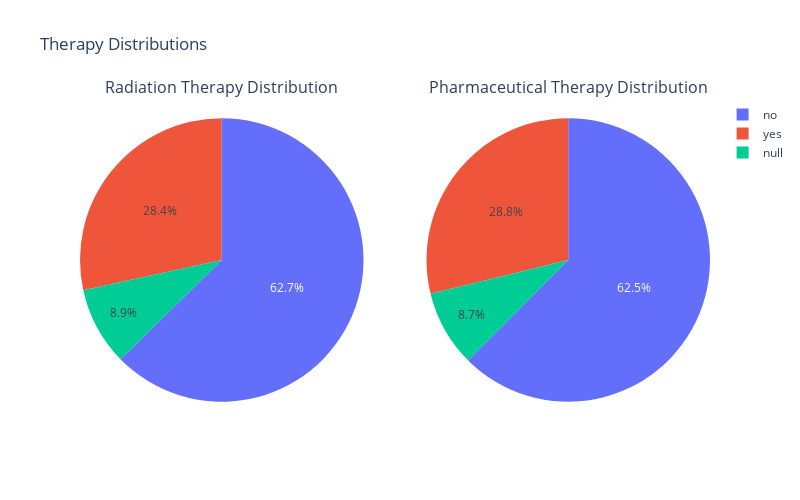

Notebook source saved alongside this figure:
### Markdown cell above
### Treatment & Exposure

### Code cell
from plotly.subplots import make_subplots
import plotly.graph_objects as go

radiation_therapy_counts = clinical['radiation_therapy'].value_counts(dropna=False)
pharmaceutical_therapy_counts = clinical['pharmaceutical_therapy'].value_counts(dropna=False)

fig = make_subplots(rows=1, cols=2, specs=[[{'type':'domain'}, {'type':'domain'}]],
                    subplot_titles=('Radiation Therapy Distribution', 'Pharmaceutical Therapy Distribution'))

fig.add_trace(go.Pie(labels=radiation_therapy_counts.index, values=radiation_therapy_counts.values, name='Radiation Therapy'), 1, 1)
fig.add_trace(go.Pie(labels=pharmaceutical_therapy_counts.index, values=pharmaceutical_therapy_counts.values, name='Pharmaceutical Therapy'), 1, 2)

# Update layout for better presentation
fig.update_layout(title_text='Therapy Distributions', height=500, width=800)

# Show the figure
fig.show()

### Figure 1 — Plotly figure (JSON) as saved in the notebook; plotly's stock layout.template omitted (floating-point values rounded to 4 significant figures)
{"data": [{"domain": {"x": [0, 0.45], "y": [0, 1]}, "labels": ["no", "yes", null], "name": "Radiation Therapy", "type": "pie", "values": [324, 147, 46]}, {"domain": {"x": [0.55, 1], "y": [0, 1]}, "labels": ["no", "yes", null], "name": "Pharmaceutical Therapy", "type": "pie", "values": [323, 149, 45]}], "layout": {"annotations": [{"font": {"size": 16}, "showarrow": false, "text": "Radiation Therapy Distribution", "x": 0.225, "xanchor": "center", "xref": "paper", "y": 1, "yanchor": "bottom", "yref": "paper"}, {"font": {"size": 16}, "showarrow": false, "text": "Pharmaceutical Therapy Distribution", "x": 0.775, "xanchor": "center", "xref": "paper", "y": 1, "yanchor": "bottom", "yref": "paper"}], "height": 500, "title": {"text": "Therapy Distributions"}, "width": 800}}
